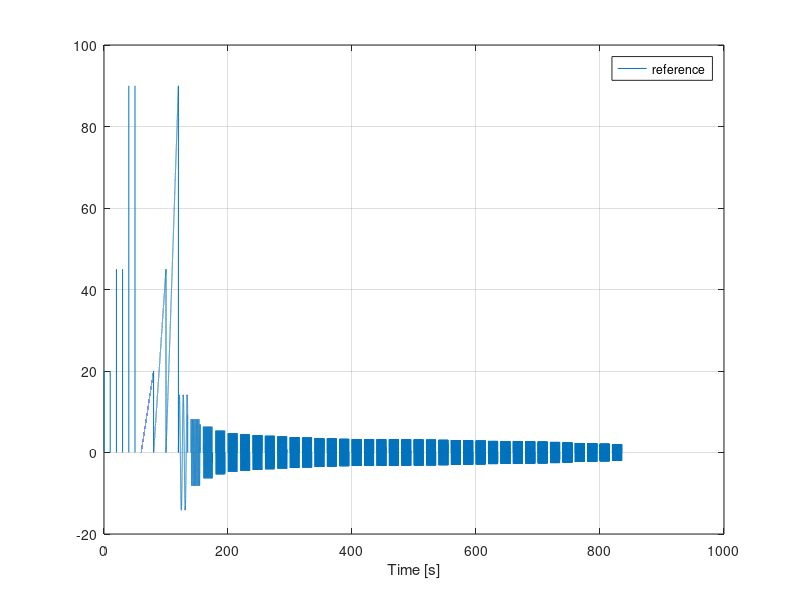

Here is the MATLAB script that generated this plot:
%% Parameters
% Signals are 3 Steps, 3 Ramps, 35 Sinusoids

tip_max_steps = [20 45 90];
tip_max_ramps = [20 45 90];
frequencies_rads = 0.1*[ 010 030 050 070 090 100 110 120 130 140 150 160 170 180 185 190 193 195 197 200 205 210 220 230 240 250 260 270 280 290 300 340 370 400 450 500 ];
power_max = 200;

Delta_t_per_signal = 20;
sampling_time = 0.002;

%% Vectors initializations

n_steps = length(tip_max_steps);
n_ramps = length(tip_max_ramps);
n_sinewaves = length(frequencies_rads);
n_signals = n_steps + n_ramps + n_sinewaves;

vett_ref = zeros(1,(Delta_t_per_signal * n_signals)/sampling_time+1);
vett_t = 0:sampling_time:Delta_t_per_signal * n_signals;
simulation_time = vett_t(end);

%% Steps
% Remember to modify the number of signals if you want to add others 
previus_reference_signals = 0;

for k = 0:n_steps-1
    initial_time_signal = (k+previus_reference_signals)*Delta_t_per_signal/sampling_time;
    vett_ref(initial_time_signal+1) = 0;
    for i = 2:Delta_t_per_signal/(2*sampling_time)
        vett_ref(initial_time_signal+i) = tip_max_steps(k+1);  
    end
    
    for i = Delta_t_per_signal/(2*sampling_time)+1:Delta_t_per_signal/sampling_time    
        vett_ref(initial_time_signal+i) = 0;    
    end
    
end

%% Ramps
% Remember to modify the number of signals if you want to add others 
previus_reference_signals = n_steps;

for k = 0:n_ramps-1
    initial_time_signal = (k+previus_reference_signals)*Delta_t_per_signal/sampling_time;

    slope = tip_max_ramps(k+1)/Delta_t_per_signal;

    for i = 1:Delta_t_per_signal/sampling_time+1    
        vett_ref(initial_time_signal+i) = sampling_time*(i-1)*slope;    
    end
end

%% Sinevawes
previus_reference_signals = n_steps + n_ramps;

for k = 0:n_sinewaves-1
    initial_time_signal = (k+previus_reference_signals)*Delta_t_per_signal/sampling_time;
    vett_ref(initial_time_signal+1) = 0;
    Amplitude = sqrt(power_max/frequencies_rads(k+1));
    
    for i = 2:(Delta_t_per_signal*3)/(4*sampling_time)
        vett_ref(initial_time_signal+i) = Amplitude*sin(frequencies_rads(k+1)*sampling_time*(i-1));  
    end
    
    for i = (Delta_t_per_signal*3)/(4*sampling_time)+1:Delta_t_per_signal/sampling_time    
        vett_ref(initial_time_signal+i) = 0;    
    end
end 

%% Plotting

figure
plot(vett_t,vett_ref);grid;
xlabel('Time [s]');
legend('reference');

%% Creation of The Time serie

reference_simulink(:,1) = vett_t';
reference_simulink(:,2) = vett_ref';

